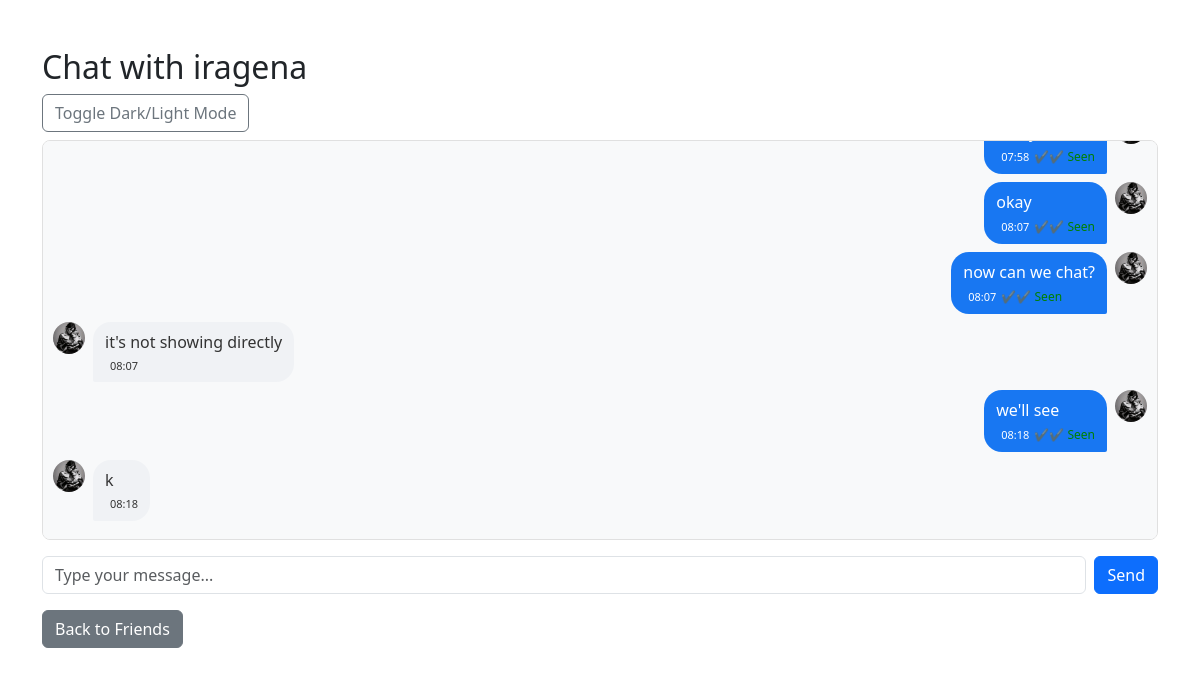
The page /chat/3 (signed in) on the database its author committed.
### app.py (models this page shows)
class User(UserMixin, db.Model):
    id = db.Column(db.Integer, primary_key=True)
    username = db.Column(db.String(80), unique=True, nullable=False)
    password = db.Column(db.String(120), nullable=False)
    profile_pic = db.Column(db.String(120), nullable=True, default='default.png')
    friends = db.relationship('Friend', foreign_keys='Friend.user_id', backref='user', lazy='dynamic')
    friend_of = db.relationship('Friend', foreign_keys='Friend.friend_id', backref='friend', lazy='dynamic')
    groups = db.relationship('GroupMember', backref='user', lazy='dynamic')

class PrivateMessage(db.Model):
    id = db.Column(db.Integer, primary_key=True)
    sender_id = db.Column(db.Integer, db.ForeignKey('user.id'))
    receiver_id = db.Column(db.Integer, db.ForeignKey('user.id'))
    content = db.Column(db.Text, nullable=False)
    timestamp = db.Column(db.DateTime, server_default=db.func.now())
    read = db.Column(db.Boolean, default=False)
    sender = db.relationship('User', foreign_keys=[sender_id])
    receiver = db.relationship('User', foreign_keys=[receiver_id])

### app.py (the view)
@app.route('/chat/<int:friend_id>', methods=['GET', 'POST'])
@login_required
def private_chat(friend_id):
    friend = User.query.get_or_404(friend_id)
    is_friend = Friend.query.filter_by(user_id=current_user.id, friend_id=friend_id, accepted=True).first() is not None
    if not is_friend:
        flash('You can only chat with your friends.', 'danger')
        return redirect(url_for('friends'))
    if request.method == 'POST':
        msg = request.form.get('message')
        if msg:
            db.session.add(PrivateMessage(sender_id=current_user.id, receiver_id=friend_id, content=msg, read=False))
            db.session.commit()
    unread = PrivateMessage.query.filter_by(sender_id=friend_id, receiver_id=current_user.id, read=False).all()
    for m in unread:
        m.read = True
    if unread:
        db.session.commit()
    messages = PrivateMessage.query.filter(
        ((PrivateMessage.sender_id == current_user.id) & (PrivateMessage.receiver_id == friend_id)) |
        ((PrivateMessage.sender_id == friend_id) & (PrivateMessage.receiver_id == current_user.id))
    ).order_by(PrivateMessage.timestamp.asc()).all()
    return render_template('private_chat.html', friend=friend, messages=messages, is_friend=is_friend, user=current_user)

### app.py (called while the page is built)
@login_manager.user_loader
def load_user(user_id):
    return User.query.get(int(user_id))

### templates/private_chat.html (shortened to what this page needs)
<!DOCTYPE html>
<html lang="en">
<head>
    <link href="https://cdn.jsdelivr.net/npm/bootstrap@5.3.0/dist/css/bootstrap.min.css" rel="stylesheet">
</head>
<body>
<div class="container mt-5">
    <h2>Chat with {{ friend.username }}</h2>
    <button class="btn btn-outline-secondary toggle-mode mb-2" onclick="document.body.classList.toggle('dark-mode')">Toggle Dark/Light Mode</button>
    <div id="chat-box">
        {% for message in messages %}
            <div class="d-flex mb-2 {{ 'justify-content-end' if message.sender_id == user.id else 'justify-content-start' }}">
                {% if message.sender_id != user.id %}
                    <img src="{{ url_for('static', filename='profile_pics/' + (friend.profile_pic or 'default.png')) }}" alt="Friend" width="32" height="32" class="rounded-circle me-2">
                {% endif %}
                <div class="{{ 'chat-bubble-right' if message.sender_id == user.id else 'chat-bubble-left' }}">
                    <span>{{ message.content }}</span>
                    <div class="d-flex align-items-center mt-1">
                        <span class="timestamp">{{ message.timestamp.strftime('%H:%M') }}</span>
                        {% if message.sender_id == user.id %}
                            <span class="read-receipt">
                                {% if message.read %}✔✔ Seen{% else %}✔ Sent{% endif %}
                            </span>
                        {% endif %}
                    </div>
                </div>
                {% if message.sender_id == user.id %}
                    <img src="{{ url_for('static', filename='profile_pics/' + (user.profile_pic or 'default.png')) }}" alt="Me" width="32" height="32" class="rounded-circle ms-2">
                {% endif %}
            </div>
        {% else %}
            <div class="text-muted">No messages yet.</div>
        {% endfor %}
    </div>
    {% if is_friend %}
    <form method="POST" class="d-flex mt-3" id="chat-form">
        <input type="text" name="message" class="form-control me-2" placeholder="Type your message..." autocomplete="off" required>
        <button type="submit" class="btn btn-primary">Send</button>
    </form>
    {% else %}
        <div class="alert alert-warning mt-3">You can only chat with your friends.</div>
    {% endif %}
    <a href="/friends" class="btn btn-secondary mt-3">Back to Friends</a>
</div>
</body>
</html>

### templates/private_chat.html (style rules this page uses)
#chat-box { display: flex; flex-direction: column; height: 400px; overflow-y: auto; padding: 10px; border-radius: 8px; border: 1px solid #e0e0e0; background: #f8f9fa; }
.chat-bubble-right { background: #1877f2; color: #fff; border-radius: 18px 18px 2px 18px; word-break: break-word; max-width: 70%; padding: 8px 12px; }
.chat-bubble-left { background: #f0f2f5; color: #333; border-radius: 18px 18px 18px 2px; word-break: break-word; max-width: 70%; padding: 8px 12px; }
.timestamp { font-size: 11px; margin-left: 5px; }
.read-receipt { font-size: 12px; color: green; margin-left: 5px; }

### rows shown on the page
User: username "iragena"
PrivateMessage: timestamp "07:58", read "✔✔ Seen", profile_pic (picture)
PrivateMessage: content "okay", timestamp "08:07", read "✔✔ Seen", profile_pic (picture)
PrivateMessage: content "now can we chat?", timestamp "08:07", read "✔✔ Seen", profile_pic (picture)
PrivateMessage: profile_pic (picture), content "it's not showing directly", timestamp "08:07"
PrivateMessage: content "we'll see", timestamp "08:18", read "✔✔ Seen", profile_pic (picture)
PrivateMessage: profile_pic (picture), content "k", timestamp "08:18"
